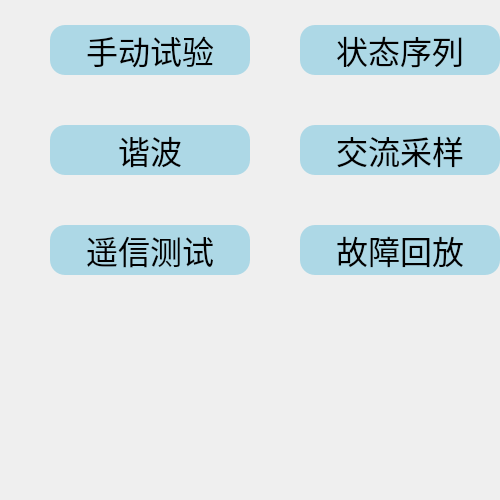
            <widget class="QWidget" name="page">
             <layout class="QGridLayout" name="gridLayout">
              <property name="leftMargin">
               <number>0</number>
              </property>
              <property name="topMargin">
               <number>0</number>
              </property>
              <property name="rightMargin">
               <number>0</number>
              </property>
              <property name="bottomMargin">
               <number>0</number>
              </property>
              <property name="spacing">
               <number>0</number>
              </property>
              <item row="0" column="0">
               <widget class="QFrame" name="frame_11">
                <property name="minimumSize">
                 <size>
                  <width>0</width>
                  <height>100</height>
                 </size>
                </property>
                <property name="maximumSize">
                 <size>
                  <width>16777215</width>
                  <height>9999</height>
                 </size>
                </property>
                <property name="frameShape">
                 <enum>QFrame::NoFrame</enum>
                </property>
                <property name="frameShadow">
                 <enum>QFrame::Raised</enum>
                </property>
                <layout class="QHBoxLayout" name="horizontalLayout_2">
                 <property name="spacing">
                  <number>0</number>
                 </property>
                 <property name="leftMargin">
                  <number>0</number>
                 </property>
                 <property name="topMargin">
                  <number>0</number>
                 </property>
                 <property name="rightMargin">
                  <number>0</number>
                 </property>
                 <property name="bottomMargin">
                  <number>0</number>
                 </property>
                 <item>
                  <widget class="QToolButton" name="toolButton">
                   <property name="minimumSize">
                    <size>
                     <width>50</width>
                     <height>50</height>
                    </size>
                   </property>
                   <property name="maximumSize">
                    <size>
                     <width>50</width>
                     <height>50</height>
                    </size>
                   </property>
                   <property name="styleSheet">
                    <string notr="true">QToolButton#toolButton {
    background-color: transparent;
    border: none;
}</string>
                   </property>
                   <property name="text">
                    <string/>
                   </property>
                   <property name="icon">
                    <iconset resource="HKMain.qrc">
                     <normaloff>:/icons/icons/1.png</normaloff>:/icons/icons/1.png</iconset>
                   </property>
                   <property name="iconSize">
                    <size>
                     <width>40</width>
                     <height>40</height>
                    </size>
                   </property>
                  </widget>
                 </item>
                 <item>
                  <widget class="QPushButton" name="m_manualTest">
                   <property name="sizePolicy">
                    <sizepolicy hsizetype="Expanding" vsizetype="Fixed">
                     <horstretch>0</horstretch>
                     <verstretch>0</verstretch>
                    </sizepolicy>
                   </property>
                   <property name="minimumSize">
                    <size>
                     <width>200</width>
                     <height>50</height>
                    </size>
                   </property>
                   <property name="maximumSize">
                    <size>
                     <width>9999</width>
                     <height>50</height>
                    </size>
                   </property>
                   <property name="font">
                    <font>
                     <pointsize>24</pointsize>
                    </font>
                   </property>
                   <property name="styleSheet">
                    <string notr="true">QPushButton#m_manualTest{
    background-color: lightblue;   /* Set the background to light blue */
    border: none;                  /* No visible border */
    border-radius: 15px;           /* Rounded corners (adjust as needed) */
}</string>
                   </property>
                   <property name="text">
                    <string>手动试验</string>
                   </property>
                  </widget>
                 </item>
                </layout>
               </widget>
              </item>
              <item row="0" column="1">
               <widget class="QFrame" name="frame_12">
                <property name="minimumSize">
                 <size>
                  <width>0</width>
                  <height>100</height>
                 </size>
                </property>
                <property name="maximumSize">
                 <size>
                  <width>16777215</width>
                  <height>9999</height>
                 </size>
                </property>
                <property name="frameShape">
                 <enum>QFrame::NoFrame</enum>
                </property>
                <property name="frameShadow">
                 <enum>QFrame::Raised</enum>
                </property>
                <layout class="QHBoxLayout" name="horizontalLayout_3">
                 <property name="spacing">
                  <number>0</number>
                 </property>
                 <property name="leftMargin">
                  <number>0</number>
                 </property>
                 <property name="topMargin">
                  <number>0</number>
                 </property>
                 <property name="rightMargin">
                  <number>0</number>
                 </property>
                 <property name="bottomMargin">
                  <number>0</number>
                 </property>
                 <item>
                  <widget class="QToolButton" name="toolButton_2">
                   <property name="minimumSize">
                    <size>
                     <width>50</width>
                     <height>50</height>
                    </size>
                   </property>
                   <property name="maximumSize">
                    <size>
                     <width>50</width>
                     <height>50</height>
                    </size>
                   </property>
                   <property name="styleSheet">
                    <string notr="true">QToolButton#toolButton_2 {
    background-color: transparent;
    border: none;
}</string>
                   </property>
                   <property name="text">
                    <string/>
                   </property>
                   <property name="icon">
                    <iconset resource="HKMain.qrc">
                     <normaloff>:/icons/icons/2.png</normaloff>:/icons/icons/2.png</iconset>
                   </property>
                   <property name="iconSize">
                    <size>
                     <width>40</width>
                     <height>40</height>
                    </size>
                   </property>
                  </widget>
                 </item>
                 <item>
                  <widget class="QPushButton" name="m_state">
                   <property name="sizePolicy">
                    <sizepolicy hsizetype="Expanding" vsizetype="Fixed">
                     <horstretch>0</horstretch>
                     <verstretch>0</verstretch>
                    </sizepolicy>
                   </property>
                   <property name="minimumSize">
                    <size>
                     <width>200</width>
                     <height>50</height>
                    </size>
                   </property>
                   <property name="maximumSize">
                    <size>
                     <width>9999</width>
                     <height>50</height>
                    </size>
                   </property>
                   <property name="font">
                    <font>
                     <pointsize>24</pointsize>
                    </font>
                   </property>
                   <property name="styleSheet">
                    <string notr="true">QPushButton#m_state{
    background-color: lightblue;   /* Set the background to light blue */
    border: none;                  /* No visible border */
    border-radius: 15px;           /* Rounded corners (adjust as needed) */
}</string>
                   </property>
                   <property name="text">
                    <string>状态序列</string>
                   </property>
                  </widget>
                 </item>
                </layout>
               </widget>
              </item>
              <item row="1" column="1">
               <widget class="QFrame" name="frame_14">
                <property name="minimumSize">
                 <size>
                  <width>0</width>
                  <height>100</height>
                 </size>
                </property>
                <property name="maximumSize">
                 <size>
                  <width>16777215</width>
                  <height>9999</height>
                 </size>
                </property>
                <property name="frameShape">
                 <enum>QFrame::NoFrame</enum>
                </property>
                <property name="frameShadow">
                 <enum>QFrame::Raised</enum>
                </property>
                <layout class="QHBoxLayout" name="horizontalLayout_5">
                 <property name="spacing">
                  <number>0</number>
                 </property>
                 <property name="leftMargin">
                  <number>0</number>
                 </property>
                 <property name="topMargin">
                  <number>0</number>
                 </property>
                 <property name="rightMargin">
                  <number>0</number>
                 </property>
                 <property name="bottomMargin">
                  <number>0</number>
                 </property>
                 <item>
                  <widget class="QToolButton" name="toolButton_4">
                   <property name="minimumSize">
                    <size>
                     <width>50</width>
                     <height>50</height>
                    </size>
                   </property>
                   <property name="maximumSize">
                    <size>
                     <width>50</width>
                     <height>50</height>
                    </size>
                   </property>
                   <property name="styleSheet">
                    <string notr="true">QToolButton#toolButton_4 {
    background-color: transparent;
    border: none;
}</string>
                   </property>
                   <property name="text">
                    <string/>
                   </property>
                   <property name="icon">
                    <iconset resource="HKMain.qrc">
                     <normaloff>:/icons/icons/4.png</normaloff>:/icons/icons/4.png</iconset>
                   </property>
                   <property name="iconSize">
                    <size>
                     <width>40</width>
                     <height>40</height>
                    </size>
                   </property>
                  </widget>
                 </item>
                 <item>
                  <widget class="QPushButton" name="m_sampling">
                   <property name="sizePolicy">
                    <sizepolicy hsizetype="Expanding" vsizetype="Fixed">
                     <horstretch>0</horstretch>
                     <verstretch>0</verstretch>
                    </sizepolicy>
                   </property>
                   <property name="minimumSize">
                    <size>
                     <width>200</width>
                     <height>50</height>
                    </size>
                   </property>
                   <property name="maximumSize">
                    <size>
                     <width>9999</width>
                     <height>50</height>
                    </size>
                   </property>
                   <property name="font">
                    <font>
                     <pointsize>24</pointsize>
                    </font>
                   </property>
                   <property name="styleSheet">
                    <string notr="true">QPushButton#m_sampling{
    background-color: lightblue;   /* Set the background to light blue */
    border: none;                  /* No visible border */
    border-radius: 15px;           /* Rounded corners (adjust as needed) */
}</string>
                   </property>
                   <property name="text">
                    <string>交流采样</string>
                   </property>
                  </widget>
                 </item>
                </layout>
               </widget>
              </item>
              <item row="1" column="0">
               <widget class="QFrame" name="frame_13">
                <property name="minimumSize">
                 <size>
                  <width>0</width>
                  <height>100</height>
                 </size>
                </property>
                <property name="maximumSize">
                 <size>
                  <width>16777215</width>
                  <height>9999</height>
                 </size>
                </property>
                <property name="frameShape">
                 <enum>QFrame::NoFrame</enum>
                </property>
                <property name="frameShadow">
                 <enum>QFrame::Raised</enum>
                </property>
                <layout class="QHBoxLayout" name="horizontalLayout_4">
                 <property name="spacing">
                  <number>0</number>
                 </property>
                 <property name="leftMargin">
                  <number>0</number>
                 </property>
                 <property name="topMargin">
                  <number>0</number>
                 </property>
                 <property name="rightMargin">
                  <number>0</number>
                 </property>
                 <property name="bottomMargin">
                  <number>0</number>
                 </property>
                 <item>
                  <widget class="QToolButton" name="toolButton_3">
                   <property name="minimumSize">
                    <size>
                     <width>50</width>
                     <height>50</height>
                    </size>
                   </property>
                   <property name="maximumSize">
                    <size>
                     <width>50</width>
                     <height>50</height>
                    </size>
                   </property>
                   <property name="styleSheet">
                    <string notr="true">QToolButton#toolButton_3 {
    background-color: transparent;
    border: none;
}</string>
                   </property>
                   <property name="text">
                    <string/>
                   </property>
                   <property name="icon">
                    <iconset resource="HKMain.qrc">
                     <normaloff>:/icons/icons/3.png</normaloff>:/icons/icons/3.png</iconset>
                   </property>
                   <property name="iconSize">
                    <size>
                     <width>40</width>
                     <height>40</height>
                    </size>
                   </property>
                  </widget>
                 </item>
                 <item>
                  <widget class="QPushButton" name="m_harmonic">
                   <property name="sizePolicy">
                    <sizepolicy hsizetype="Expanding" vsizetype="Fixed">
                     <horstretch>0</horstretch>
                     <verstretch>0</verstretch>
                    </sizepolicy>
                   </property>
                   <property name="minimumSize">
                    <size>
                     <width>200</width>
                     <height>50</height>
                    </size>
                   </property>
                   <property name="maximumSize">
                    <size>
                     <width>9999</width>
                     <height>50</height>
                    </size>
                   </property>
                   <property name="font">
                    <font>
                     <pointsize>24</pointsize>
                    </font>
                   </property>
                   <property name="styleSheet">
                    <string notr="true">QPushButton#m_harmonic{
    background-color: lightblue;   /* Set the background to light blue */
    border: none;                  /* No visible border */
    border-radius: 15px;           /* Rounded corners (adjust as needed) */
}</string>
                   </property>
                   <property name="text">
                    <string>谐波</string>
                   </property>
                  </widget>
                 </item>
                </layout>
               </widget>
              </item>
              <item row="3" column="0">
               <widget class="QFrame" name="frame_40">
                <property name="minimumSize">
                 <size>
                  <width>0</width>
                  <height>100</height>
                 </size>
                </property>
                <property name="maximumSize">
                 <size>
                  <width>16777215</width>
                  <height>9999</height>
                 </size>
                </property>
                <property name="frameShape">
                 <enum>QFrame::NoFrame</enum>
                </property>
                <property name="frameShadow">
                 <enum>QFrame::Raised</enum>
                </property>
                <layout class="QHBoxLayout" name="horizontalLayout_31">
                 <property name="spacing">
                  <number>0</number>
                 </property>
                 <property name="leftMargin">
                  <number>0</number>
                 </property>
                 <property name="topMargin">
                  <number>0</number>
                 </property>
                 <property name="rightMargin">
                  <number>0</number>
                 </property>
                 <property name="bottomMargin">
                  <number>0</number>
                 </property>
                </layout>
               </widget>
              </item>
              <item row="2" column="0">
               <widget class="QFrame" name="frame_16">
                <property name="minimumSize">
                 <size>
                  <width>0</width>
                  <height>100</height>
                 </size>
                </property>
                <property name="maximumSize">
                 <size>
                  <width>16777215</width>
                  <height>9999</height>
                 </size>
                </property>
                <property name="frameShape">
                 <enum>QFrame::NoFrame</enum>
                </property>
                <property name="frameShadow">
                 <enum>QFrame::Raised</enum>
                </property>
                <layout class="QHBoxLayout" name="horizontalLayout_7">
                 <property name="spacing">
                  <number>0</number>
                 </property>
                 <property name="leftMargin">
                  <number>0</number>
                 </property>
                 <property name="topMargin">
                  <number>0</number>
                 </property>
                 <property name="rightMargin">
                  <number>0</number>
                 </property>
                 <property name="bottomMargin">
                  <number>0</number>
                 </property>
                 <item>
                  <widget class="QToolButton" name="toolButton_6">
                   <property name="minimumSize">
                    <size>
                     <width>50</width>
                     <height>50</height>
                    </size>
                   </property>
                   <property name="maximumSize">
                    <size>
                     <width>50</width>
                     <height>50</height>
                    </size>
                   </property>
                   <property name="styleSheet">
                    <string notr="true">QToolButton#toolButton_6 {
    background-color: transparent;
    border: none;
}</string>
                   </property>
                   <property name="text">
                    <string/>
                   </property>
                   <property name="icon">
                    <iconset resource="HKMain.qrc">
                     <normaloff>:/icons/icons/5.png</normaloff>:/icons/icons/5.png</iconset>
                   </property>
                   <property name="iconSize">
                    <size>
                     <width>40</width>
                     <height>40</height>
                    </size>
                   </property>
                  </widget>
                 </item>
                 <item>
                  <widget class="QPushButton" name="m_remoteTest">
                   <property name="sizePolicy">
                    <sizepolicy hsizetype="Expanding" vsizetype="Fixed">
                     <horstretch>0</horstretch>
                     <verstretch>0</verstretch>
                    </sizepolicy>
                   </property>
                   <property name="minimumSize">
                    <size>
                     <width>200</width>
                     <height>50</height>
                    </size>
                   </property>
                   <property name="maximumSize">
                    <size>
                     <width>9999</width>
                     <height>50</height>
                    </size>
                   </property>
                   <property name="font">
                    <font>
                     <pointsize>24</pointsize>
                    </font>
                   </property>
                   <property name="styleSheet">
                    <string notr="true">QPushButton#m_remoteTest{
    background-color: lightblue;   /* Set the background to light blue */
    border: none;                  /* No visible border */
    border-radius: 15px;           /* Rounded corners (adjust as needed) */
}</string>
                   </property>
                   <property name="text">
                    <string>遥信测试</string>
                   </property>
                  </widget>
                 </item>
                </layout>
               </widget>
              </item>
              <item row="2" column="1">
               <widget class="QFrame" name="frame_17">
                <property name="minimumSize">
                 <size>
                  <width>0</width>
                  <height>100</height>
                 </size>
                </property>
                <property name="maximumSize">
                 <size>
                  <width>16777215</width>
                  <height>9999</height>
                 </size>
                </property>
                <property name="frameShape">
                 <enum>QFrame::NoFrame</enum>
                </property>
                <property name="frameShadow">
                 <enum>QFrame::Raised</enum>
                </property>
                <layout class="QHBoxLayout" name="horizontalLayout_8">
                 <property name="spacing">
                  <number>0</number>
                 </property>
                 <property name="leftMargin">
                  <number>0</number>
                 </property>
                 <property name="topMargin">
                  <number>0</number>
                 </property>
                 <property name="rightMargin">
                  <number>0</number>
                 </property>
                 <property name="bottomMargin">
                  <number>0</number>
                 </property>
                 <item>
                  <widget class="QToolButton" name="toolButton_7">
                   <property name="minimumSize">
                    <size>
                     <width>50</width>
                     <height>50</height>
                    </size>
                   </property>
                   <property name="maximumSize">
                    <size>
                     <width>50</width>
                     <height>50</height>
                    </size>
                   </property>
                   <property name="styleSheet">
                    <string notr="true">QToolButton#toolButton_7 {
    background-color: transparent;
    border: none;
}</string>
                   </property>
                   <property name="text">
                    <string/>
                   </property>
                   <property name="icon">
                    <iconset resource="HKMain.qrc">
                     <normaloff>:/icons/icons/6.png</normaloff>:/icons/icons/6.png</iconset>
                   </property>
                   <property name="iconSize">
                    <size>
                     <width>40</width>
                     <height>40</height>
                    </size>
                   </property>
                  </widget>
                 </item>
                 <item>
                  <widget class="QPushButton" name="m_faultReplay">
                   <property name="sizePolicy">
                    <sizepolicy hsizetype="Expanding" vsizetype="Fixed">
                     <horstretch>0</horstretch>
                     <verstretch>0</verstretch>
                    </sizepolicy>
                   </property>
                   <property name="minimumSize">
                    <size>
                     <width>200</width>
                     <height>50</height>
                    </size>
                   </property>
                   <property name="maximumSize">
                    <size>
                     <width>9999</width>
                     <height>50</height>
                    </size>
                   </property>
                   <property name="font">
                    <font>
                     <pointsize>24</pointsize>
                    </font>
                   </property>
                   <property name="styleSheet">
                    <string notr="true">QPushButton#m_faultReplay{
    background-color: lightblue;   /* Set the background to light blue */
    border: none;                  /* No visible border */
    border-radius: 15px;           /* Rounded corners (adjust as needed) */
}</string>
                   </property>
                   <property name="text">
                    <string>故障回放</string>
                   </property>
                  </widget>
                 </item>
                </layout>
               </widget>
              </item>
              <item row="4" column="0">
               <widget class="QFrame" name="frame_41">
                <property name="minimumSize">
                 <size>
                  <width>0</width>
                  <height>100</height>
                 </size>
                </property>
                <property name="maximumSize">
                 <size>
                  <width>16777215</width>
                  <height>9999</height>
                 </size>
                </property>
                <property name="frameShape">
                 <enum>QFrame::NoFrame</enum>
                </property>
                <property name="frameShadow">
                 <enum>QFrame::Raised</enum>
                </property>
                <layout class="QHBoxLayout" name="horizontalLayout_32">
                 <property name="spacing">
                  <number>0</number>
                 </property>
                 <property name="leftMargin">
                  <number>0</number>
                 </property>
                 <property name="topMargin">
                  <number>0</number>
                 </property>
                 <property name="rightMargin">
                  <number>0</number>
                 </property>
                 <property name="bottomMargin">
                  <number>0</number>
                 </property>
                </layout>
               </widget>
              </item>
              <item row="3" column="1">
               <widget class="QFrame" name="frame_42">
                <property name="minimumSize">
                 <size>
                  <width>0</width>
                  <height>100</height>
                 </size>
                </property>
                <property name="maximumSize">
                 <size>
                  <width>16777215</width>
                  <height>9999</height>
                 </size>
                </property>
                <property name="frameShape">
                 <enum>QFrame::NoFrame</enum>
                </property>
                <property name="frameShadow">
                 <enum>QFrame::Raised</enum>
                </property>
                <layout class="QHBoxLayout" name="horizontalLayout_33">
                 <property name="spacing">
                  <number>0</number>
                 </property>
                 <property name="leftMargin">
                  <number>0</number>
                 </property>
                 <property name="topMargin">
                  <number>0</number>
                 </property>
                 <property name="rightMargin">
                  <number>0</number>
                 </property>
                 <property name="bottomMargin">
                  <number>0</number>
                 </property>
                </layout>
               </widget>
              </item>
              <item row="4" column="1">
               <widget class="QFrame" name="frame_43">
                <property name="minimumSize">
                 <size>
                  <width>0</width>
                  <height>100</height>
                 </size>
                </property>
                <property name="maximumSize">
                 <size>
                  <width>16777215</width>
                  <height>9999</height>
                 </size>
                </property>
                <property name="frameShape">
                 <enum>QFrame::NoFrame</enum>
                </property>
                <property name="frameShadow">
                 <enum>QFrame::Raised</enum>
                </property>
                <layout class="QHBoxLayout" name="horizontalLayout_34">
                 <property name="spacing">
                  <number>0</number>
                 </property>
                 <property name="leftMargin">
                  <number>0</number>
                 </property>
                 <property name="topMargin">
                  <number>0</number>
                 </property>
                 <property name="rightMargin">
                  <number>0</number>
                 </property>
                 <property name="bottomMargin">
                  <number>0</number>
                 </property>
                </layout>
               </widget>
              </item>
             </layout>
            </widget>
